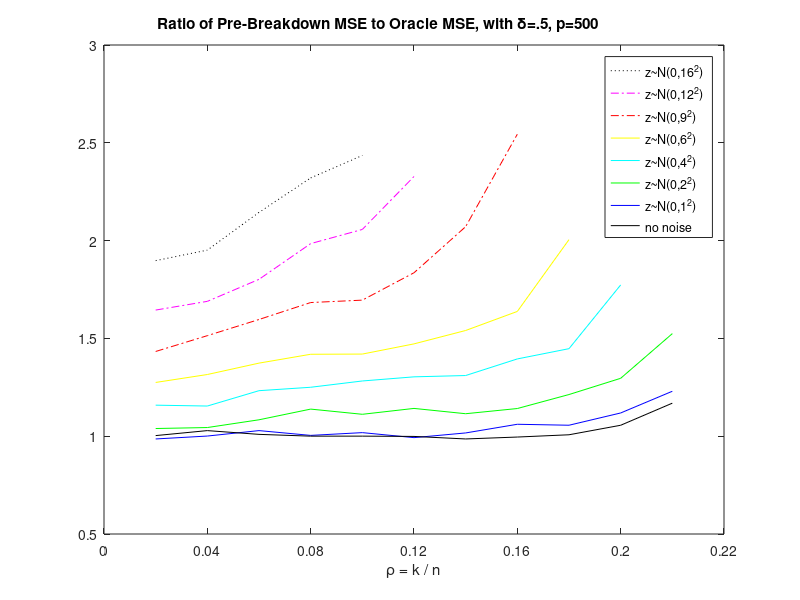

MATLAB code to generate this figure:
% Figure 11: Ratio of median Forward Stepwise MSE to the median oracle MSE.
% The number of variables is fixed at 500, the number of observations at 250,
% maintaining delta=n/p=.5, and the median was taken over 300 replications.
% The error rates were truncated at the maximum first difference, isolating 
% the region in which Forward Stepwise does recover the underlying model 
% correctly. For Forward Stepwise, the median MSE is roughly 1-2 times that 
% of the median oracle MSE, and at higher noise levels, the breakdown point 
% occurs at lower sparsity levels. The errors increase more for Forward
% Stepwise with increasing noise levels, than for the oracle MSE. The change 
% in the number of variables from 200 to 500 causes the Forward Stepwise MSE
% to increase and implies a breakdown point at lower sparsity levels.

load Fig7Datazi0.mat
med0=median(ErrVecL2n,2);
medd=diff(med0);
ShortmErrVecL2z0 = med0(1:find(medd == max(medd)));
 load Fig7Datazi1.mat
med1=median(ErrVecL2n,2);
medd=diff(med1);
ShortmErrVecL2z1 = med1(1:find(medd == max(medd)));
 load Fig7Datazi2.mat
med2=median(ErrVecL2n,2);
medd=diff(med2);
ShortmErrVecL2z2 = med2(1:find(medd == max(medd)));
 load Fig7Datazi4.mat
med4=median(ErrVecL2n,2);
medd=diff(med4);
ShortmErrVecL2z4 = med4(1:find(medd == max(medd)));
 load Fig7Datazi6.mat
med6=median(ErrVecL2n,2);
medd=diff(med6);
ShortmErrVecL2z6 = med6(1:find(medd == max(medd)));
 load Fig7Datazi9.mat
med9=median(ErrVecL2n,2);
medd=diff(med9);
ShortmErrVecL2z9 = med9(1:find(medd == max(medd)));
 load Fig7Datazi12.mat
med12=median(ErrVecL2n,2);
medd=diff(med12);
ShortmErrVecL2z12 = med12(1:find(medd == max(medd)));
 load Fig7Datazi16.mat
med16=median(ErrVecL2n,2);
medd=diff(med16);
ShortmErrVecL2z16 = med16(1:find(medd == max(medd)));

% load oracle data

load Fig9Datazi0.mat
if (size(size(ErrVecL2),2) == 4)
    ErrVecL2n3 = squeeze(ErrVecL2(1,:,:,:));
    ErrVecL2n4 = squeeze(ErrVecL2n3(24,:,:)); %selects n~=100 thus delta~=1/2.
    medoracle0 = median(ErrVecL2n4,2);
else medoracle0 = med0;
end
load Fig9Datazi1.mat
if (size(size(ErrVecL2),2) == 4)
    ErrVecL2n3 = squeeze(ErrVecL2(1,:,:,:));
    ErrVecL2n4 = squeeze(ErrVecL2n3(24,:,:)); %selects n~=100 thus delta~=1/2.
    medoracle1 = median(ErrVecL2n4,2);
else medoracle1 = med1;
end
load Fig9Datazi2.mat
if (size(size(ErrVecL2),2) == 4)
    ErrVecL2n3 = squeeze(ErrVecL2(2,:,:,:));
    ErrVecL2n4 = squeeze(ErrVecL2n3(24,:,:)); %selects n~=100 thus delta~=1/2.
    medoracle2 = median(ErrVecL2n4,2);
else medoracle2 = med2;
end
load Fig9Datazi4.mat
if (size(size(ErrVecL2),2) == 4)
    ErrVecL2n3 = squeeze(ErrVecL2(4,:,:,:));
    ErrVecL2n4 = squeeze(ErrVecL2n3(24,:,:)); %selects n~=100 thus delta~=1/2.
    medoracle4 = median(ErrVecL2n4,2);
else medoracle4 = med4;
end
load Fig9Datazi6.mat
if (size(size(ErrVecL2),2) == 4)
    ErrVecL2n3 = squeeze(ErrVecL2(6,:,:,:));
    ErrVecL2n4 = squeeze(ErrVecL2n3(24,:,:)); %selects n~=100 thus delta~=1/2.
    medoracle6 = median(ErrVecL2n4,2);
else medoracle6 = med6;
end
load Fig9Datazi9.mat
if (size(size(ErrVecL2),2) == 4)
    ErrVecL2n3 = squeeze(ErrVecL2(9,:,:,:));
    ErrVecL2n4 = squeeze(ErrVecL2n3(24,:,:)); %selects n~=100 thus delta~=1/2.
    medoracle9 = median(ErrVecL2n4,2);
else medoracle9 = med9;
end
load Fig9Datazi12.mat
if (size(size(ErrVecL2),2) == 4)
    ErrVecL2n3 = squeeze(ErrVecL2(12,:,:,:));
    ErrVecL2n4 = squeeze(ErrVecL2n3(24,:,:)); %selects n~=100 thus delta~=1/2.
    medoracle12 = median(ErrVecL2n4,2);
else medoracle12 = med12;
end
load Fig9Datazi16.mat
if (size(size(ErrVecL2),2) == 4)
    ErrVecL2n3 = squeeze(ErrVecL2(16,:,:,:));
    ErrVecL2n4 = squeeze(ErrVecL2n3(24,:,:)); %selects n~=100 thus delta~=1/2.
    medoracle16 = median(ErrVecL2n4,2);
else medoracle16 = med16;
end

% limit the oracle error lengths to the same as for pre-breakdown:

Shortmedoracle0 = medoracle0(1:length(ShortmErrVecL2z0));
Shortmedoracle1 = medoracle1(1:length(ShortmErrVecL2z1));
Shortmedoracle2 = medoracle2(1:length(ShortmErrVecL2z2));
Shortmedoracle4 = medoracle4(1:length(ShortmErrVecL2z4));
Shortmedoracle6 = medoracle6(1:length(ShortmErrVecL2z6));
Shortmedoracle9 = medoracle9(1:length(ShortmErrVecL2z9));
Shortmedoracle12 = medoracle12(1:length(ShortmErrVecL2z12));
Shortmedoracle16 = medoracle16(1:length(ShortmErrVecL2z16));

plot(1:length(Shortmedoracle16),(ShortmErrVecL2z16')./(Shortmedoracle16'), 'k:')
hold on
plot(1:length(Shortmedoracle12),(ShortmErrVecL2z12')./(Shortmedoracle12'), 'm-.')
plot(1:length(Shortmedoracle9),(ShortmErrVecL2z9')./(Shortmedoracle9'), 'r-.')
plot(1:length(Shortmedoracle6),(ShortmErrVecL2z6')./(Shortmedoracle6'), 'y-')
plot(1:length(Shortmedoracle4),(ShortmErrVecL2z4')./(Shortmedoracle4'), 'c-')
plot(1:length(Shortmedoracle2),(ShortmErrVecL2z2')./(Shortmedoracle2'), 'g-')
plot(1:length(Shortmedoracle1),(ShortmErrVecL2z1')./(Shortmedoracle1'), 'b-')
plot(1:length(Shortmedoracle0),(ShortmErrVecL2z0')./(Shortmedoracle0'), 'k')

legend('z~N(0,16^2)','z~N(0,12^2)','z~N(0,9^2)','z~N(0,6^2)','z~N(0,4^2)','z~N(0,2^2)','z~N(0,1^2)','no noise','location','NorthEast')
title('Ratio of Pre-Breakdown MSE to Oracle MSE, with \delta=.5, p=500                  ');
xlabel('\rho = k / n'); ylabel=('Error');
axis([0 12 0.5 3]); 
set(gca,'XTickLabel',[0,0.04,0.08,0.12,0.16,0.20,0.22,0.27])
%print -depsc ratiobkdnoraclep500; print -djpeg99 ratiobkdnoraclep500;

%
% Copyright (c) 2006. Victoria Stodden
%  

%
% Part of SparseLab Version:100
% Created Tuesday March 28, 2006
% This is Copyrighted Material
% For Copying permissions see COPYING.m
% Comments? e-mail sparselab@stanford.edu
%